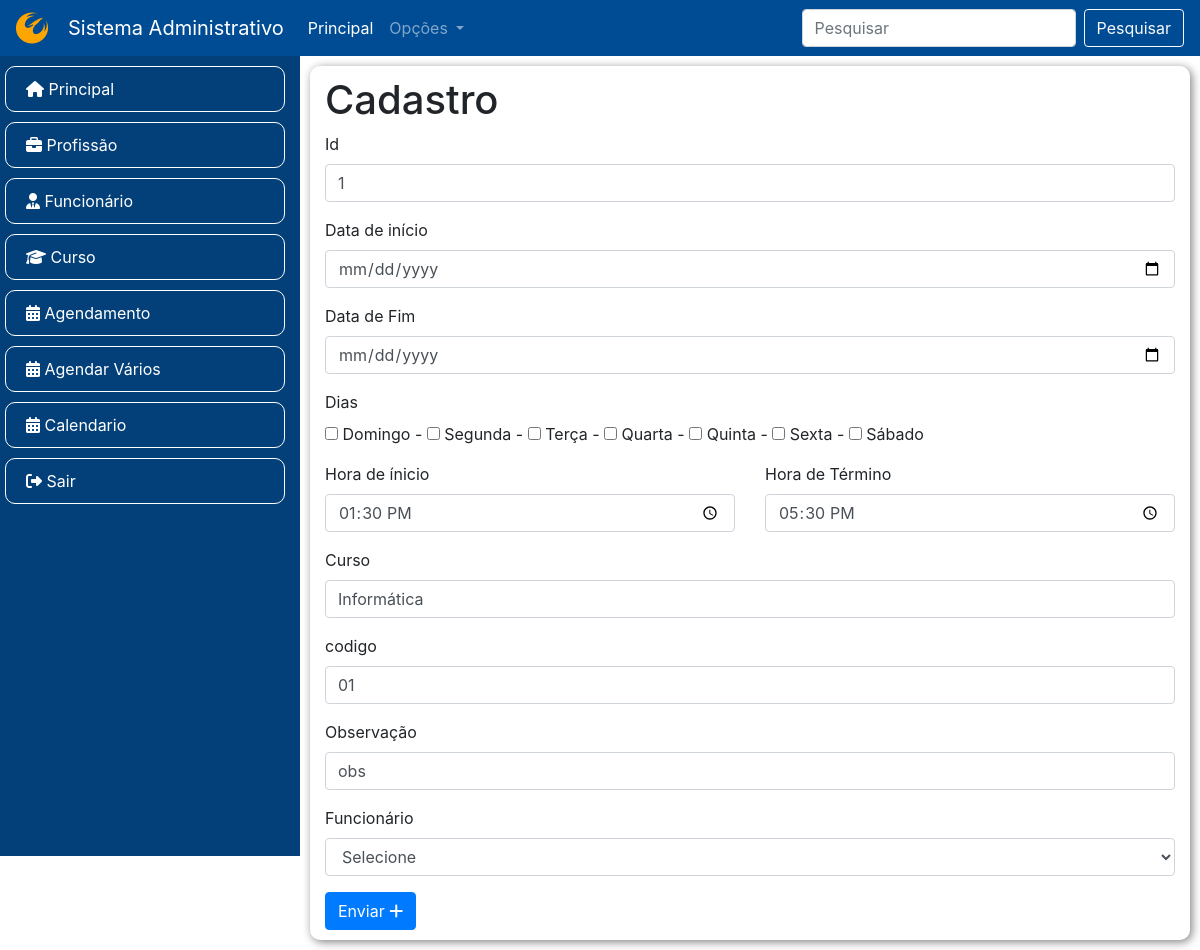
The app's page /sistemaAdministrativo/agendaMultipla.php?alteracao=1 (signed in) with its own data.
### tables this page shows
CREATE TABLE agenda (
    id INT PRIMARY KEY NOT NULL AUTO_INCREMENT,
    data DATE,
    hora_inicio TIME,
    hora_fim TIME,
    horas TIME,
    curso VARCHAR(255),
    codigo VARCHAR(45),
    obs TEXT,
    funcionario INT
);

### sistemaAdministrativo/agendaMultipla.php (the view, shortened to what this page needs)
<?php
    include 'conexao.php';
    if(!empty($_GET['alteracao'])){
        $id = $_GET['alteracao'];
        $sql = "SELECT * FROM agenda WHERE id='$id' ";
        $dados = mysqli_query($conexao, $sql);
        $agendas = mysqli_fetch_assoc($dados);
    }
?>
<!DOCTYPE html>
<html lang="pt-br">
<head>
    <link rel="stylesheet" href="recursos/estilo.css">
    <link rel="stylesheet" href="https://cdnjs.cloudflare.com/ajax/libs/animate.css/4.1.1/animate.min.css" />
    <link rel="stylesheet" href="https://cdnjs.cloudflare.com/ajax/libs/font-awesome/6.4.2/css/all.min.css" />
    <link rel="stylesheet" href="https://stackpath.bootstrapcdn.com/bootstrap/4.1.3/css/bootstrap.min.css">
    <link rel="stylesheet" href="https://cdn.datatables.net/1.13.6/css/jquery.dataTables.css" />
</head>
<body>
    <?php include('nav.php'); ?>
    <div class="container-fluid">
        <div class="row">
            <div class="col-md-3 menu animate__animated animate__fadeInLeft">
                <?php include 'menu.php'; ?>
            </div>
            <div class="col-md-9">
                <div class="row">
                    <div class="col-md cartao">
                        <h1> Cadastro </h1>
                        <form action="./agenda/lancar.php" method="POST">
                            <div class="form-group">
                                <label> Id </label>
                                <input name="id" type="text" value="<?php echo isset($agendas) ? $agendas['id'] : "" ?>" class="form-control" placeholder="Id">
                            </div>
                            <div class="form-group">
                                <label> Data de início </label>
                                <input name="data_inicio" type="date" value="<?php echo isset($agendas) ? $agendas['data_inicio']:"" ?>" class="form-control" placeholder="Data do evento" required>
                            </div>
                            <div class="form-group">
                                <label> Data de Fim </label>
                                <input name="data_fim" type="date" value="<?php echo isset($agendas) ? $agendas['data_fim']:"" ?>" class="form-control" placeholder="Data do evento" required>
                            </div>
                            <div class="form-group">
                                <label> Dias </label> <br>
                                <input type="checkbox" name="dias_semana[]" value="sunday"> Domingo -
                                <input type="checkbox" name="dias_semana[]" value="monday"> Segunda -
                                <input type="checkbox" name="dias_semana[]" value="tuesday"> Terça -
                                <input type="checkbox" name="dias_semana[]" value="wednesday"> Quarta -
                                <input type="checkbox" name="dias_semana[]" value="thursday"> Quinta -
                                <input type="checkbox" name="dias_semana[]" value="friday"> Sexta -
                                <input type="checkbox" name="dias_semana[]" value="saturday"> Sábado
                            </div>
                            <div class="row">
                                <div class="col">
                                    <div class="form-group">
                                        <label> Hora de ínicio </label>
                                        <input name="hora_inicio" type="time" value="<?php echo isset($agendas) ? $agendas['hora_inicio']:"" ?>" class="form-control" placeholder="Data do evento" required>
                                    </div>
                                </div>
                                <div class="col">
                                    <div class="form-group">
                                        <label> Hora de Término </label>
                                        <input name="hora_fim" type="time" value="<?php echo isset($agendas) ? $agendas['hora_fim']:"" ?>" class="form-control" placeholder="Data do evento" required>
                                    </div>
                                </div>
                            </div>
                            <div class="form-group">
                                <label> Curso </label>
                                <input name="curso" type="text" value="<?php echo isset($agendas) ? $agendas['curso']:"" ?>"
                                 class="form-control" placeholder="Insira o curso" required>
                            </div>
                            <div class="form-group">
                                <label> codigo </label>
                                <input name="codigo" type="text" value="<?php echo isset($agendas) ? $agendas['codigo']:"" ?>"
                                 class="form-control" placeholder="Insira o código">
                            </div>
                            <div class="form-group">
                                <label> Observação </label>
                                <input name="obs" type="text" value="<?php echo isset($agendas) ? $agendas['obs']:"" ?>" class="form-control" placeholder="Sua Observação">
                            </div>
                            <div class="form-group">
                                <label> Funcionário </label>
                                <select class="form-control" name="funcionario">
                                    <option value=""> Selecione </option>
                                </select>
                            </div>
                            <button type="submit" class="btn btn-primary">Enviar <i class="fa-solid fa-plus"></i> </button>
                        </form>
                    </div>
                </div>
            </div>
        </div>
    </div>
    <link rel="stylesheet" href="https://cdn.datatables.net/1.13.6/css/jquery.dataTables.css" />
</body>
</html>

### sistemaAdministrativo/recursos/estilo.css (style rules this page uses)
.menu { background-color: #034079; min-width: 250px; color: white; height: 100vh; list-style: none; }
.cartao { box-shadow: 2px 2px 10px gray; margin: 10px; border-radius: 10px; padding: 10px; }

### records on screen
agenda: id "1", hora_inicio "13:30:00", hora_fim "17:30:00", curso "Informática", codigo "01", obs "obs"
